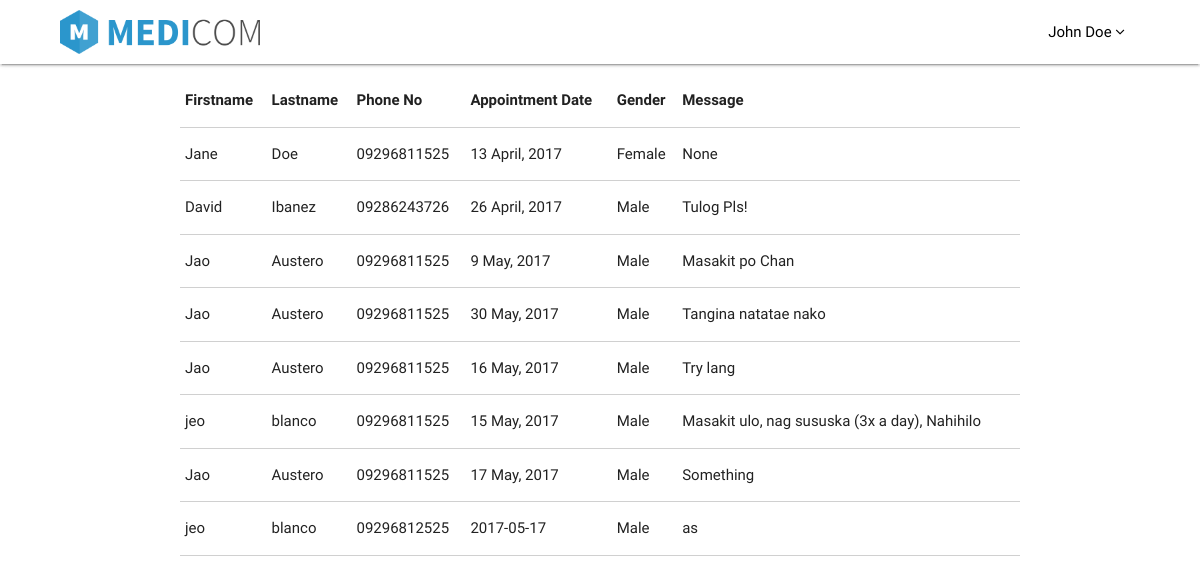
Screenshot of /doctor_home.php (signed in) with the database file from the repository.
### tables this page shows
CREATE TABLE `appointment` (
  `appointment_ID` int(11) NOT NULL,
  `admin_ID` int(11) NOT NULL,
  `pa_firstname` varchar(50) NOT NULL,
  `pa_lastname` varchar(50) NOT NULL,
  `phone_no` varchar(11) NOT NULL,
  `appointment_date` varchar(30) NOT NULL,
  `gender` varchar(11) NOT NULL,
  `age` varchar(10) NOT NULL,
  `message` varchar(255) NOT NULL,
  `status` varchar(20) NOT NULL,
  `doctor_ID` int(11) NOT NULL
);

### doctor_home.php (the view, shortened to what this page needs)
<?php
      $doctorID = $_SESSION['doctor_ID'];
      $firstname = $_SESSION['firstname'];
      $lastname = $_SESSION['lastname'];
?>
<!DOCTYPE html>
<html lang="en">
<head>
      <link rel="stylesheet" type="text/css" href="lib/materialize/css/materialize.min.css">
      <link rel="stylesheet" type="text/css" href="lib/font-awesome-4.7.0/css/font-awesome.min.css">
      <link rel="stylesheet" type="text/css" href="lib/sweetalert-master/dist/sweetalert.css">
      <link rel="stylesheet" type="text/css" href="css/style.css">
      <link rel="stylesheet" type="text/css" href="css/margins.css">
</head>
<body>
      <header class="navbar-fixed">
            <nav class="white nav-style">
                  <div class="nav-wrapper">
                        <div class="wrapper">
                              <a href="#" class="brand-logo"><img class="responsive-img margin-top" src="img/logo.png" height="200px" width="200px"></a>
                              <ul id="nav-mobile" class="right hide-on-med-and-down">
                                     <li><a class="dropdown-button black-text" href="#!" data-activates="dropdown1"><?php echo"$firstname $lastname";?> <i class="fa fa-angle-down"></i></a></li>
                              </ul>
                        </div>
                  </div>
            </nav>
      </header>
      <main>
        <div class="container">
          <div class="row margin-top">
            <div class="col s12 m12 l12">
              <table class="bordered highlight">
                <thead>
                  <tr>
                    <th>Firstname</th>
                    <th>Lastname</th>
                    <th>Phone No</th>
                    <th>Appointment Date</th>
                    <th>Gender</th>
                    <th>Message</th>
                  </tr>
                </thead>
                <tbody>
                  <?php
                    include 'include/connect.php';
                    $sql = "SELECT * FROM appointment WHERE doctor_ID = $doctorID";
                    $result = $conn->query($sql);
                    if($result -> num_rows > 0){
                      while($rows = $result -> fetch_assoc()){
                        $firstname = $rows['pa_firstname'];
                        $lastname = $rows['pa_lastname'];
                        $phone_no = $rows['phone_no'];
                        $appointment_date = $rows['appointment_date'];
                        $gender = $rows['gender'];
                        $message = $rows['message'];
                        echo"<tr>";
                          echo"<td>$firstname</td>";
                          echo"<td>$lastname</td>";
                          echo"<td>$phone_no</td>";
                          echo"<td>$appointment_date</td>";
                          echo"<td>$gender</td>";
                          echo"<td>$message</td>";
                        echo"</tr>";
                      }
                    }else{
                    }
                  ?>
                </tbody>
              </table>
            </div>
          </div>
        </div>
      </main>
</body>
</html>

### css/style.css (style rules this page uses)
.nav-style { border-color: #0094ff; border-bottom: solid 4px; }
.wrapper { width: 90%; margin: auto; }

### css/margins.css (style rules this page uses)
.margin-top { margin-top: 10px!important; }

### rows the page displays
appointment: pa_firstname "Jane", pa_lastname "Doe", phone_no "09296811525", appointment_date "13 April, 2017", gender "Female", message "None"
appointment: pa_firstname "David", pa_lastname "Ibanez", phone_no "09286243726", appointment_date "26 April, 2017", gender "Male", message "Tulog Pls!"
appointment: pa_firstname "Jao", pa_lastname "Austero", phone_no "09296811525", appointment_date "9 May, 2017", gender "Male", message "Masakit po Chan"
appointment: pa_firstname "Jao", pa_lastname "Austero", phone_no "09296811525", appointment_date "30 May, 2017", gender "Male", message "Tangina natatae nako"
appointment: pa_firstname "Jao", pa_lastname "Austero", phone_no "09296811525", appointment_date "16 May, 2017", gender "Male", message "Try lang"
appointment: pa_firstname "jeo", pa_lastname "blanco", phone_no "09296811525", appointment_date "15 May, 2017", gender "Male", message "Masakit ulo, nag sususka (3x a day), Nahihilo"
appointment: pa_firstname "Jao", pa_lastname "Austero", phone_no "09296811525", appointment_date "17 May, 2017", gender "Male", message "Something"
appointment: pa_firstname "jeo", pa_lastname "blanco", phone_no "09296812525", appointment_date "2017-05-17", gender "Male", message "as"

### other values shown
$firstname "John"
$lastname "Doe"
